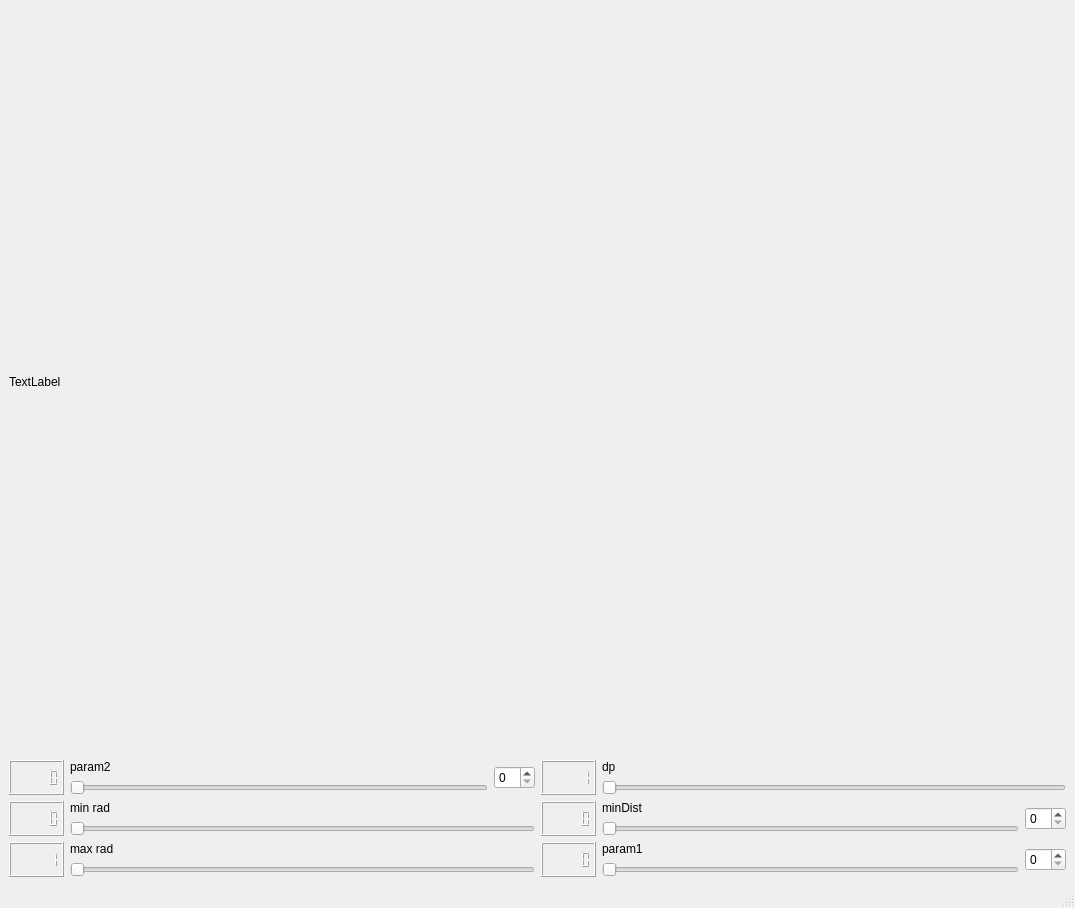
<?xml version="1.0" encoding="UTF-8"?>
<ui version="4.0">
 <class>MainWindow</class>
 <widget class="QMainWindow" name="MainWindow">
  <property name="geometry">
   <rect>
    <x>0</x>
    <y>0</y>
    <width>1075</width>
    <height>908</height>
   </rect>
  </property>
  <property name="sizePolicy">
   <sizepolicy hsizetype="Expanding" vsizetype="Expanding">
    <horstretch>0</horstretch>
    <verstretch>0</verstretch>
   </sizepolicy>
  </property>
  <property name="windowTitle">
   <string>MainWindow</string>
  </property>
  <widget class="QWidget" name="centralwidget">
   <layout class="QVBoxLayout" name="verticalLayout_11">
    <item>
     <widget class="QLabel" name="img_label">
      <property name="sizePolicy">
       <sizepolicy hsizetype="Preferred" vsizetype="Expanding">
        <horstretch>0</horstretch>
        <verstretch>0</verstretch>
       </sizepolicy>
      </property>
      <property name="text">
       <string>TextLabel</string>
      </property>
     </widget>
    </item>
    <item>
     <spacer name="verticalSpacer">
      <property name="orientation">
       <enum>Qt::Vertical</enum>
      </property>
      <property name="sizeType">
       <enum>QSizePolicy::Maximum</enum>
      </property>
      <property name="sizeHint" stdset="0">
       <size>
        <width>20</width>
        <height>0</height>
       </size>
      </property>
     </spacer>
    </item>
    <item>
     <layout class="QHBoxLayout" name="horizontalLayout_8">
      <item>
       <layout class="QVBoxLayout" name="verticalLayout_10">
        <item>
         <layout class="QHBoxLayout" name="horizontalLayout_4">
          <item>
           <widget class="QLCDNumber" name="param2_lcd">
            <property name="smallDecimalPoint">
             <bool>true</bool>
            </property>
           </widget>
          </item>
          <item>
           <layout class="QVBoxLayout" name="verticalLayout_5">
            <item>
             <widget class="QLabel" name="param2_label">
              <property name="text">
               <string>param2</string>
              </property>
             </widget>
            </item>
            <item>
             <widget class="QSlider" name="param2_slider">
              <property name="minimum">
               <number>1</number>
              </property>
              <property name="orientation">
               <enum>Qt::Horizontal</enum>
              </property>
             </widget>
            </item>
           </layout>
          </item>
          <item>
           <widget class="QSpinBox" name="param2_spin"/>
          </item>
         </layout>
        </item>
        <item>
         <layout class="QHBoxLayout" name="horizontalLayout_5">
          <item>
           <widget class="QLCDNumber" name="minrad_lcd">
            <property name="smallDecimalPoint">
             <bool>true</bool>
            </property>
           </widget>
          </item>
          <item>
           <layout class="QVBoxLayout" name="verticalLayout_6">
            <item>
             <widget class="QLabel" name="minrad_label">
              <property name="text">
               <string>min rad</string>
              </property>
             </widget>
            </item>
            <item>
             <widget class="QSlider" name="minrad_slider">
              <property name="minimum">
               <number>1</number>
              </property>
              <property name="orientation">
               <enum>Qt::Horizontal</enum>
              </property>
             </widget>
            </item>
           </layout>
          </item>
         </layout>
        </item>
        <item>
         <layout class="QHBoxLayout" name="horizontalLayout_7">
          <item>
           <widget class="QLCDNumber" name="maxrad_lcd">
            <property name="smallDecimalPoint">
             <bool>true</bool>
            </property>
            <property name="intValue" stdset="0">
             <number>1</number>
            </property>
           </widget>
          </item>
          <item>
           <layout class="QVBoxLayout" name="verticalLayout_8">
            <item>
             <widget class="QLabel" name="maxrad_label">
              <property name="text">
               <string>max rad</string>
              </property>
             </widget>
            </item>
            <item>
             <widget class="QSlider" name="maxrad_slider">
              <property name="minimum">
               <number>1</number>
              </property>
              <property name="value">
               <number>1</number>
              </property>
              <property name="orientation">
               <enum>Qt::Horizontal</enum>
              </property>
             </widget>
            </item>
           </layout>
          </item>
         </layout>
        </item>
       </layout>
      </item>
      <item>
       <layout class="QVBoxLayout" name="verticalLayout_9">
        <item>
         <layout class="QHBoxLayout" name="horizontalLayout">
          <item>
           <widget class="QLCDNumber" name="dp_lcd">
            <property name="smallDecimalPoint">
             <bool>true</bool>
            </property>
            <property name="intValue" stdset="0">
             <number>1</number>
            </property>
           </widget>
          </item>
          <item>
           <layout class="QVBoxLayout" name="verticalLayout">
            <item>
             <widget class="QLabel" name="label">
              <property name="text">
               <string>dp</string>
              </property>
             </widget>
            </item>
            <item>
             <widget class="QSlider" name="dp_slider">
              <property name="minimum">
               <number>1</number>
              </property>
              <property name="orientation">
               <enum>Qt::Horizontal</enum>
              </property>
             </widget>
            </item>
           </layout>
          </item>
         </layout>
        </item>
        <item>
         <layout class="QHBoxLayout" name="horizontalLayout_2">
          <item>
           <widget class="QLCDNumber" name="mindist_lcd">
            <property name="smallDecimalPoint">
             <bool>true</bool>
            </property>
           </widget>
          </item>
          <item>
           <layout class="QVBoxLayout" name="verticalLayout_3">
            <item>
             <widget class="QLabel" name="mindist_label">
              <property name="text">
               <string>minDist</string>
              </property>
             </widget>
            </item>
            <item>
             <widget class="QSlider" name="mindis_slider">
              <property name="minimum">
               <number>1</number>
              </property>
              <property name="orientation">
               <enum>Qt::Horizontal</enum>
              </property>
             </widget>
            </item>
           </layout>
          </item>
          <item>
           <widget class="QSpinBox" name="mindist_spin"/>
          </item>
         </layout>
        </item>
        <item>
         <layout class="QHBoxLayout" name="horizontalLayout_3">
          <item>
           <widget class="QLCDNumber" name="param1_lcd">
            <property name="smallDecimalPoint">
             <bool>true</bool>
            </property>
           </widget>
          </item>
          <item>
           <layout class="QVBoxLayout" name="verticalLayout_4">
            <item>
             <widget class="QLabel" name="param1_label">
              <property name="text">
               <string>param1</string>
              </property>
             </widget>
            </item>
            <item>
             <widget class="QSlider" name="param1_slider">
              <property name="minimum">
               <number>1</number>
              </property>
              <property name="orientation">
               <enum>Qt::Horizontal</enum>
              </property>
             </widget>
            </item>
           </layout>
          </item>
          <item>
           <widget class="QSpinBox" name="param1_spin"/>
          </item>
         </layout>
        </item>
       </layout>
      </item>
     </layout>
    </item>
   </layout>
  </widget>
  <widget class="QMenuBar" name="menubar">
   <property name="geometry">
    <rect>
     <x>0</x>
     <y>0</y>
     <width>1075</width>
     <height>21</height>
    </rect>
   </property>
  </widget>
  <widget class="QStatusBar" name="statusbar"/>
 </widget>
 <resources/>
 <connections>
  <connection>
   <sender>dp_slider</sender>
   <signal>valueChanged(int)</signal>
   <receiver>dp_lcd</receiver>
   <slot>display(int)</slot>
   <hints>
    <hint type="sourcelabel">
     <x>144</x>
     <y>512</y>
    </hint>
    <hint type="destinationlabel">
     <x>68</x>
     <y>503</y>
    </hint>
   </hints>
  </connection>
  <connection>
   <sender>mindis_slider</sender>
   <signal>valueChanged(int)</signal>
   <receiver>mindist_lcd</receiver>
   <slot>display(int)</slot>
   <hints>
    <hint type="sourcelabel">
     <x>424</x>
     <y>472</y>
    </hint>
    <hint type="destinationlabel">
     <x>348</x>
     <y>463</y>
    </hint>
   </hints>
  </connection>
  <connection>
   <sender>param1_slider</sender>
   <signal>valueChanged(int)</signal>
   <receiver>param1_lcd</receiver>
   <slot>display(int)</slot>
   <hints>
    <hint type="sourcelabel">
     <x>574</x>
     <y>312</y>
    </hint>
    <hint type="destinationlabel">
     <x>498</x>
     <y>303</y>
    </hint>
   </hints>
  </connection>
  <connection>
   <sender>param2_slider</sender>
   <signal>valueChanged(int)</signal>
   <receiver>param2_lcd</receiver>
   <slot>display(int)</slot>
   <hints>
    <hint type="sourcelabel">
     <x>664</x>
     <y>202</y>
    </hint>
    <hint type="destinationlabel">
     <x>588</x>
     <y>193</y>
    </hint>
   </hints>
  </connection>
  <connection>
   <sender>minrad_slider</sender>
   <signal>valueChanged(int)</signal>
   <receiver>minrad_lcd</receiver>
   <slot>display(int)</slot>
   <hints>
    <hint type="sourcelabel">
     <x>654</x>
     <y>132</y>
    </hint>
    <hint type="destinationlabel">
     <x>578</x>
     <y>123</y>
    </hint>
   </hints>
  </connection>
  <connection>
   <sender>maxrad_slider</sender>
   <signal>valueChanged(int)</signal>
   <receiver>maxrad_lcd</receiver>
   <slot>display(int)</slot>
   <hints>
    <hint type="sourcelabel">
     <x>184</x>
     <y>322</y>
    </hint>
    <hint type="destinationlabel">
     <x>108</x>
     <y>313</y>
    </hint>
   </hints>
  </connection>
  <connection>
   <sender>mindis_slider</sender>
   <signal>valueChanged(int)</signal>
   <receiver>MainWindow</receiver>
   <slot>update_min_dist(int)</slot>
   <hints>
    <hint type="sourcelabel">
     <x>811</x>
     <y>863</y>
    </hint>
    <hint type="destinationlabel">
     <x>537</x>
     <y>453</y>
    </hint>
   </hints>
  </connection>
  <connection>
   <sender>dp_slider</sender>
   <signal>valueChanged(int)</signal>
   <receiver>MainWindow</receiver>
   <slot>update_dp(int)</slot>
   <hints>
    <hint type="sourcelabel">
     <x>811</x>
     <y>795</y>
    </hint>
    <hint type="destinationlabel">
     <x>537</x>
     <y>453</y>
    </hint>
   </hints>
  </connection>
  <connection>
   <sender>param1_slider</sender>
   <signal>valueChanged(int)</signal>
   <receiver>MainWindow</receiver>
   <slot>update_param1(int)</slot>
   <hints>
    <hint type="sourcelabel">
     <x>281</x>
     <y>710</y>
    </hint>
    <hint type="destinationlabel">
     <x>537</x>
     <y>453</y>
    </hint>
   </hints>
  </connection>
  <connection>
   <sender>param2_slider</sender>
   <signal>valueChanged(int)</signal>
   <receiver>MainWindow</receiver>
   <slot>update_param2(int)</slot>
   <hints>
    <hint type="sourcelabel">
     <x>281</x>
     <y>761</y>
    </hint>
    <hint type="destinationlabel">
     <x>537</x>
     <y>453</y>
    </hint>
   </hints>
  </connection>
  <connection>
   <sender>minrad_slider</sender>
   <signal>valueChanged(int)</signal>
   <receiver>MainWindow</receiver>
   <slot>update_min_rad(int)</slot>
   <hints>
    <hint type="sourcelabel">
     <x>281</x>
     <y>812</y>
    </hint>
    <hint type="destinationlabel">
     <x>537</x>
     <y>453</y>
    </hint>
   </hints>
  </connection>
  <connection>
   <sender>maxrad_slider</sender>
   <signal>valueChanged(int)</signal>
   <receiver>MainWindow</receiver>
   <slot>update_max_rad(int)</slot>
   <hints>
    <hint type="sourcelabel">
     <x>281</x>
     <y>863</y>
    </hint>
    <hint type="destinationlabel">
     <x>537</x>
     <y>453</y>
    </hint>
   </hints>
  </connection>
 </connections>
 <slots>
  <slot>update_method(int)</slot>
  <slot>update_dp(int)</slot>
  <slot>update_min_dist(int)</slot>
  <slot>update_param1(int)</slot>
  <slot>update_param2(int)</slot>
  <slot>update_min_rad(int)</slot>
  <slot>update_max_rad(int)</slot>
 </slots>
</ui>
